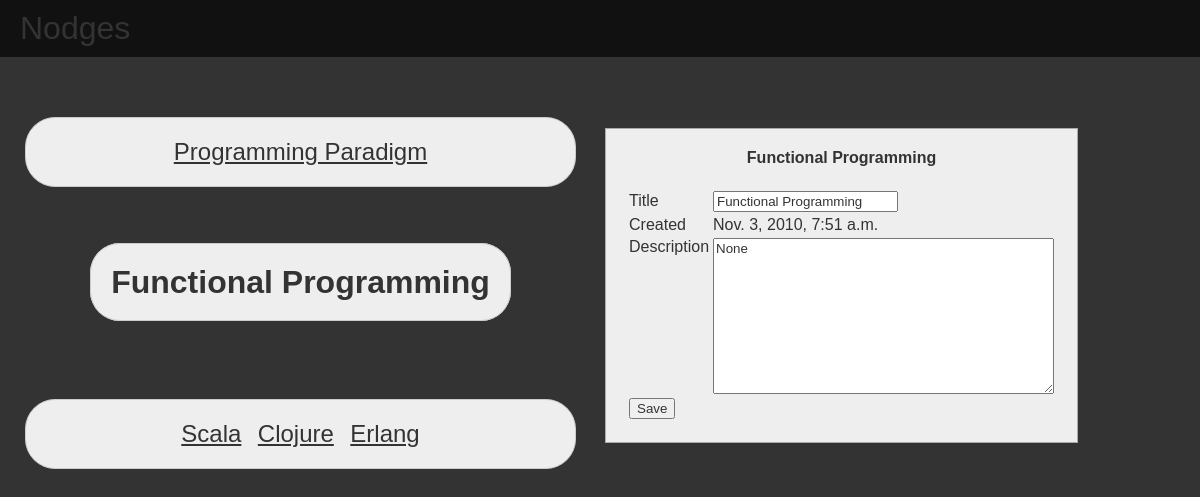
The page /nodges/nodes/10/view on the database its author committed.
### nodgessite/nodges/models.py (models this page shows, shortened)
class Node(models.Model):
    title = models.CharField(max_length=255)
    create_date = models.DateTimeField(blank=True, null=True)
    description = models.TextField(blank=True, null=True)

### nodgessite/nodges/views.py (the view)
def view(request, node_id):
    node = get_object_or_404(Node, pk=node_id)
    parent_list = Node.objects.filter(outgoing_edges__to_node__id=node.id)
    child_list = Node.objects.filter(incoming_edges__from_node__id=node.id)
    return render_to_response("nodges/view.html", {
            'node': node,
            'parent_list': parent_list,
            'child_list': child_list,
            })

### templates/nodges/view.html (shortened to what this page needs)
{% extends "nodges/base.html" %}
{% block content %}
  <table border="0" width="100%">
    <tr>
      <td width="50%">
	<table border="0" class="node-table">
	  <tr class="parents">
	    <td><div>
		{% for parent in parent_list %}
		<a href="../{{parent.id}}/view">{{parent.title}}</a>
		{% endfor %}
	    </div></td>
	  </tr>
	  <tr class="main">
	    <td>
	      <h1><span>{{node.title}}</span></h1>
	    </td>
	  </tr>
	  <tr class="children">
	    <td><div>
		{% for child in child_list %}
		<a href="../{{child.id}}/view">{{ child.title }}</a>
		{% endfor %}
	    </div></td>
	  </tr>
	</table>
      </td>
      <td width="50%">
	<table border="0" width="50%" class="detail-table">
	  <tr>
	    <td width="50%" align="center">
	      <form action="update" method="post">
		<h4 style="margin-top:0px;">{{node.title}}</h4>
		<table border="0">
		  <tr><td width="150">Title</td><td><input type="text" name="title" value="{{node.title}}"/></td></tr>
		  <tr><td>Created</td><td>{{node.create_date}}</td></tr>
		  <tr>
		    <td valign="top">Description</td>
		    <td><textarea name="description" rows="10" cols="40">{{node.description}}</textarea></td>
		  </tr>
		  <tr><td colspan="0"><input type="submit" value="Save"/></td></tr>
		</table>
	      </form>
	    </td>
	  </tr>
	</table>
	</td>
</tr>
</table>
{% endblock content %}

### templates/nodges/base.html (style rules this page uses)
body, h1, h2, h3, h4, h5, p, div, span, a, table, td, th, b, i, emph, input, label, textarea, select, option { font-family: Verdana, Arial, sans-serif; color: #333; }
body { background-color: #333; padding: 0px; margin:0px; }
.detail-table form { padding:20px; background-color: #eee; border: 1px solid #aaa; -moz-border-radius:10px; -moz-webkit-radius:10px; }
.node-table { width: 100%; }
.node-table tr.parents, .node-table tr.children { height: 180px; }
.node-table td { text-align:center; padding: 20px; }
.node-table tr.parents td div, .node-table tr.children td div, .node-table tr.main a, .node-table tr.main span { border: 1px solid #ccc; margin: 0 auto; padding: 20px; -moz-border-radius: 30px; -webkit-border-radius: 30px; background-color: #eee; }
.node-table a { padding: 2px 6px; font-weight: normal; font-size: 24px; white-space: no-wrap; }

### rows shown on the page
Node: title "Programming Paradigm"
Node: title "Functional Programming", create_date "Nov. 3, 2010, 7:51 a.m.", description "None"
Node: title "Scala"
Node: title "Clojure"
Node: title "Erlang"
